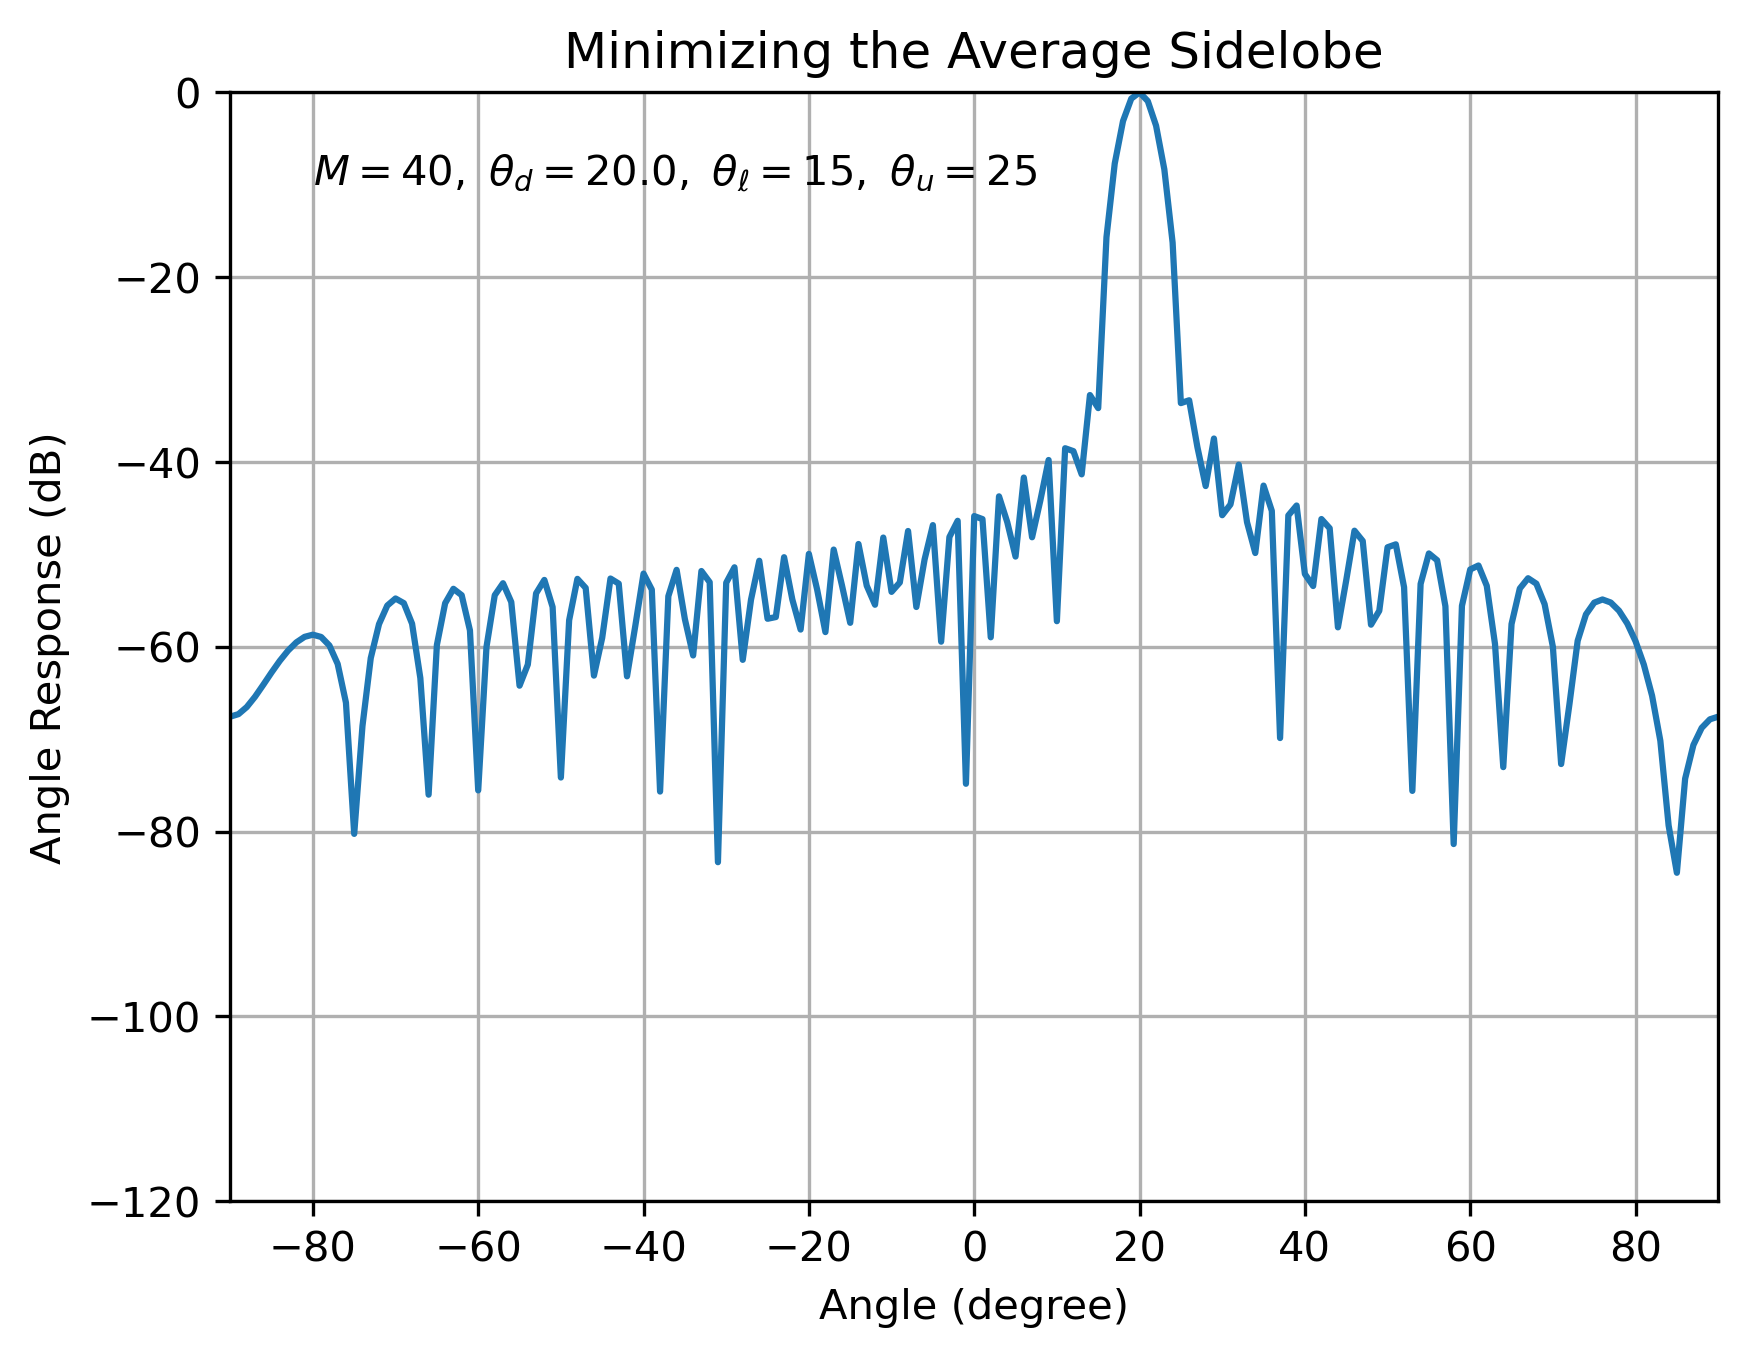

Source code (Python):
"""Average sidelobe suppression for a narrow mainlobe (15°–25°)."""

import pickle

import numpy as np
import cvxpy as cp
import matplotlib.pyplot as plt


NUM_ANA = 40  # number of transmit antennas
CARR_FREQ = 2.4e9  # carrier frequency in Hz
LIGHT_SPEED = 299_792_458.0  # m/s
WAVE_LEN = LIGHT_SPEED / CARR_FREQ
ANTENNA_DIS = WAVE_LEN / 2  # standard half-wavelength spacing

theta_l = 15  # mainlobe lower edge
theta_u = 25  # mainlobe upper edge
ANGLE_DES = (theta_l + theta_u) / 2  # boresight direction

indices = np.arange(NUM_ANA)
# Steering_des matches the textbook ULA steering vector at ANGLE_DES.
steering_phase = -1j * 2 * np.pi * ANTENNA_DIS * np.sin(np.deg2rad(ANGLE_DES)) / WAVE_LEN
Steering_des = np.exp(steering_phase * indices)
Beam_weight_MF = Steering_des / NUM_ANA


def steering_column(angle_deg: float) -> np.ndarray:
    """Compute a(θ) = [e^{-jkdsinθ·0}, …, e^{-jkdsinθ·(M-1)}]ᵀ for the given angle."""
    phase = -1j * 2 * np.pi * ANTENNA_DIS * np.sin(np.deg2rad(angle_deg)) / WAVE_LEN
    return np.exp(phase * indices)[:, None]


# Build P by summing steering-vector outer products over sidelobe angles.
P_matrix = np.zeros((NUM_ANA, NUM_ANA), dtype=np.complex128)
for angle in range(-90, theta_l + 1):
    vec = steering_column(angle)
    P_matrix += vec @ vec.conj().T
for angle in range(theta_u, 91):
    vec = steering_column(angle)
    P_matrix += vec @ vec.conj().T

w = cp.Variable(NUM_ANA, complex=True)
objective = cp.Minimize(cp.quad_form(w, P_matrix))  # average sidelobe energy
# Unity gain constraint keeps the desired look direction undistorted.
constraints = [cp.sum(cp.multiply(np.conj(Steering_des), w)) == 1]
problem = cp.Problem(objective, constraints)
problem.solve(solver=cp.CLARABEL)

# Sweep ±90° in 1° steps to view the full beampattern.
angles = np.arange(-90, 91)
angles_rad = np.deg2rad(angles)
steering_vec_plot = np.exp(
    -1j * np.outer(np.sin(angles_rad), indices) * 2 * np.pi * ANTENNA_DIS / WAVE_LEN
)
pattern_db = 10 * np.log10(np.abs(np.conj(w.value) @ steering_vec_plot.T) ** 2 + 1e-12)

fig, ax = plt.subplots()
ax.plot(angles, pattern_db)
ax.set_title("Minimizing the Average Sidelobe")
fmt = (
    rf"$M={NUM_ANA},\ \theta_d={ANGLE_DES},\ "
    rf"\theta_\ell={theta_l},\ \theta_u={theta_u}$"
)
ax.set_xlabel("Angle (degree)")
ax.set_ylabel("Angle Response (dB)")
ax.text(-80, -10, fmt)
ax.grid(True)
ax.set_xlim([-90, 90])
ax.set_ylim([-120, 0])
fig.savefig("problem2_1.png", dpi=300, bbox_inches="tight")
with open("problem2_1.fig.pickle", "wb") as fig_file:
    pickle.dump(fig, fig_file)
plt.show()
plt.close(fig)
